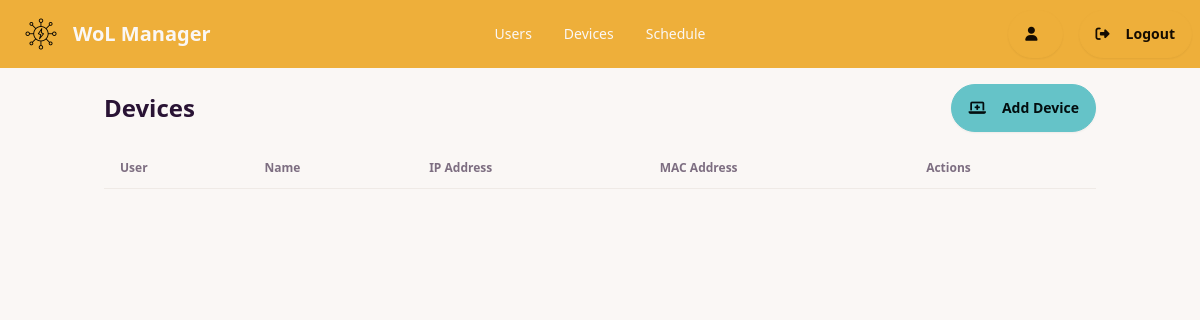
Before: /devices (signed in) with the older database file.
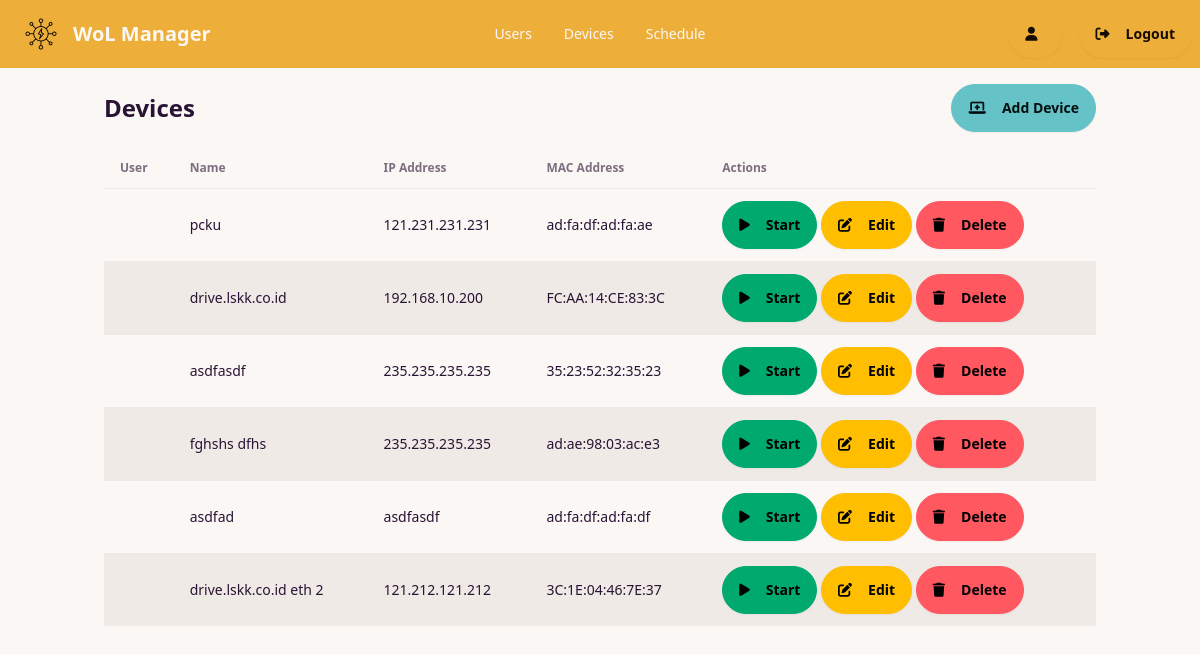
After: the same page with the newer database file.
### tables this page shows
CREATE TABLE devices (
                            id INTEGER PRIMARY KEY AUTOINCREMENT,
                            device_name TEXT,
                            mac_address TEXT,
                            ip_address TEXT,
                            user_id INTEGER,
                            FOREIGN KEY(user_id) REFERENCES users(id));

### main.py (the view)
@app.route('/devices')
def devices():
    if 'user' not in session:
        return redirect(url_for('login'))
    with get_db_connection() as conn:
        devices = conn.execute("SELECT * FROM devices").fetchall()
    return render_template('devices.html', devices=devices)

### main.py (called while the page is built)
def get_db_connection():
    conn = sqlite3.connect('database.db')
    conn.row_factory = sqlite3.Row
    return conn

### templates/devices.html (shortened to what this page needs)
{% extends 'base.html' %}
{% block content %}
<div class="container mx-auto mt-4">
    <div class="flex justify-between items-center mb-4">
        <h1 class="text-2xl font-bold">Devices</h1>
        <a href="{{ url_for('add_device') }}" class="btn btn-primary rounded-full"><i class="fas fa-laptop-medical mr-2"></i>Add Device</a>
    </div>
    <table class="table table-zebra">
        <thead>
            <tr>
                {% if session['role'] == 'admin' %}
                <th>User</th>
                {% else %}
                <th>ID</th>
                {% endif %}
                <th>Name</th>
                <th>IP Address</th>
                <th>MAC Address</th>
                <th>Actions</th>
            </tr>
        </thead>
        <tbody>
            {% for device in devices %}
            <tr>
                {% if session['role'] == 'admin' %}
                <td>{{ device.owner_username }}</td>
                {% else %}
                <td>{{ device.id }}</td>
                {% endif %}
                <td>{{ device.device_name }}</td>
                <td>{{ device.ip_address }}</td>
                <td>{{ device.mac_address }}</td>
                <td>
                    <form action="{{ url_for('start_device', device_id=device.id) }}" method="post" style="display:inline;">
                        <button type="submit" class="btn btn-success rounded-full">
                            <i class="fas fa-play mr-2"></i>
                            Start
                        </button>
                    </form>
                    <a href="{{ url_for('edit_device', device_id=device.id) }}" class="btn btn-warning rounded-full">
                        <i class="fas fa-edit mr-2"></i>
                        Edit
                    </a>
                    <form action="{{ url_for('delete_device', device_id=device.id) }}" method="POST" style="display:inline;">
                        <button type="submit" class="btn btn-error rounded-full">
                            <i class="fas fa-trash mr-2"></i>
                            Delete
                        </button>
                    </form>
                </td>
            </tr>
            {% endfor %}
        </tbody>
    </table>
</div>
{% endblock %}

### templates/base.html (shortened to what this page needs)
<!DOCTYPE html>
<html lang="en" data-theme="cupcake">
<head>
    <link href="https://cdn.jsdelivr.net/npm/daisyui@4.12.23/dist/full.min.css" rel="stylesheet" type="text/css" />
    <script src="https://cdn.tailwindcss.com"></script>
    <link href="https://cdnjs.cloudflare.com/ajax/libs/font-awesome/6.7.2/css/all.min.css" rel="stylesheet">
</head>
<body class="font-sans">
    {% if session['user'] %}
        {% include 'navbar.html' %}
    {% endif %}
    <div class="md:container md:mx-auto px-4">
        {% block content %}{% endblock %}
    </div>
</body>
</html>

### templates/navbar.html (shortened to what this page needs)
<nav class="navbar bg-accent">
    <div class="navbar-start">
        <a class="btn btn-ghost text-xl flex items-center text-base-100" href="{{ url_for('dashboard') }}">
            <img src="{{ url_for('static', filename='images/icon.png') }}" alt="WOLManager" class="h-8 w-8 mr-2">
            WoL Manager
        </a>
    </div>
    <div class="navbar-center hidden lg:flex">
        <ul class="menu menu-horizontal px-1 text-base-100">
            {% if session['role'] == 'admin' %}
            <li><a href="{{ url_for('users') }}">Users</a></li>
            {% endif %}
            <li><a href="{{ url_for('devices') }}">Devices</a></li>
            <li><a href="{{ url_for('schedule') }}">Schedule</a></li>
        </ul>
    </div>
    <div class="navbar-end">
        <a href="{{ url_for('profile') }}" class="btn btn-accent rounded-full">
            <i class="fas fa-user mr-2"></i>
        </a>
        <a href="{{ url_for('logout') }}" class="btn btn-accent rounded-full ml-4">
            <i class="fas fa-sign-out-alt mr-2"></i>
            Logout
        </a>
    </div>
</nav>

Changed rows visible on the page:
added devices: device_name "pcku", ip_address "121.231.231.231", mac_address "ad:fa:df:ad:fa:ae"
added devices: device_name "drive.lskk.co.id", ip_address "192.168.10.200", mac_address "FC:AA:14:CE:83:3C"
added devices: device_name "asdfasdf", ip_address "235.235.235.235", mac_address "35:23:52:32:35:23"
added devices: device_name "fghshs dfhs", ip_address "235.235.235.235", mac_address "ad:ae:98:03:ac:e3"
added devices: device_name "asdfad", ip_address "asdfasdf", mac_address "ad:fa:df:ad:fa:df"
added devices: device_name "drive.lskk.co.id eth 2", ip_address "121.212.121.212", mac_address "3C:1E:04:46:7E:37"
